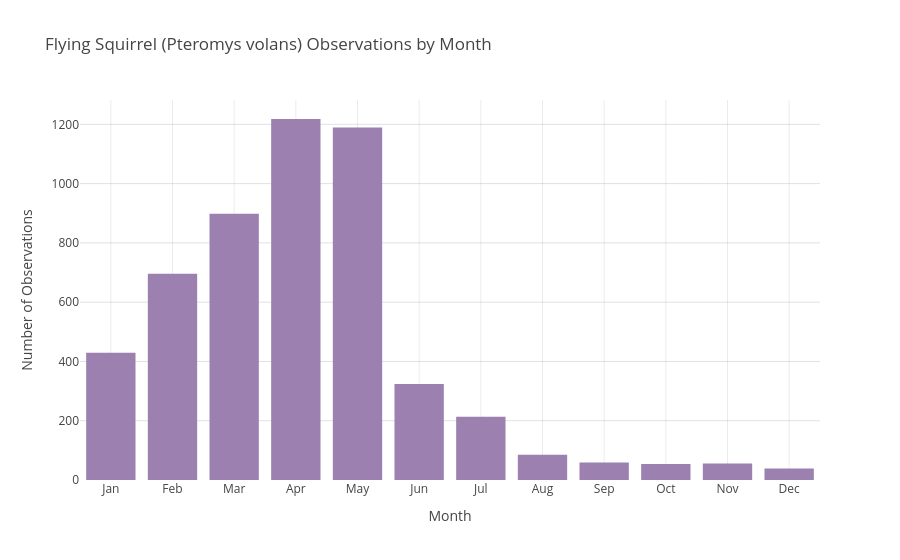

Notebook code for this chart:
### Code cell
# Convert 'formatted_date_time' to datetime, coercing errors to NaT
flying_squirrels_2000['formatted_date_time'] = pd.to_datetime(
    flying_squirrels_2000['formatted_date_time'], errors='coerce'
)

# Check how many datetime conversions failed
num_invalid_dates = flying_squirrels_2000['formatted_date_time'].isna().sum()
print(f"Number of invalid dates: {num_invalid_dates}")

# Create 'month_name' column with abbreviated month names
flying_squirrels_2000['month_name'] = flying_squirrels_2000['formatted_date_time'].dt.strftime('%b')

# Create an interactive histogram showing observations by month with ordered categories
fig = px.histogram(
    flying_squirrels_2000,
    x='month_name',
    category_orders={
        "month_name": ['Jan', 'Feb', 'Mar', 'Apr', 'May', 'Jun',
                       'Jul', 'Aug', 'Sep', 'Oct', 'Nov', 'Dec']
    },
    title='Flying Squirrel (Pteromys volans) Observations by Month',
    labels={'month_name': 'Month', 'count': 'Number of Observations'},
    color_discrete_sequence=['#9b80b0'],
    nbins=12
)

# Update layout for better visuals
fig.update_layout(
    plot_bgcolor="white",
    paper_bgcolor="white",
    xaxis_title="Month",
    yaxis_title="Number of Observations",
    bargap=0.2,
    font=dict(color="#444444"),
        xaxis=dict(
        showgrid=True,
        gridcolor="rgba(0,0,0,0.08)"
    ),
    yaxis=dict(
        showgrid=True,
        gridcolor="rgba(0,0,0,0.12)"
        
    )
)

fig.update_traces(
    hovertemplate=
    "Month: %{x}<br>" +
    "Observations: %{y}<extra></extra>"
)
# Show the figure
fig.show()

fig.write_html("flying_squirrels_noncarto.html")

### Figure 1 — Plotly figure (JSON) as saved in the notebook; plotly's stock layout.template omitted (floating-point values rounded to 4 significant figures; data arrays with more than 128 entries replaced by an {"elided": "..."} marker saying what was removed)
{"data": [{"bingroup": "x", "hovertemplate": "Month: %{x}<br>Observations: %{y}<extra></extra>", "legendgroup": "", "marker": {"color": "#9b80b0", "pattern": {"shape": ""}}, "name": "", "nbinsx": 12, "orientation": "v", "showlegend": false, "type": "histogram", "x": {"elided": "8735 str values"}, "xaxis": "x", "yaxis": "y"}], "layout": {"bargap": 0.2, "barmode": "relative", "font": {"color": "#444444"}, "legend": {"tracegroupgap": 0}, "paper_bgcolor": "white", "plot_bgcolor": "white", "title": {"text": "Flying Squirrel (Pteromys volans) Observations by Month"}, "xaxis": {"anchor": "y", "categoryarray": ["Jan", "Feb", "Mar", "Apr", "May", "Jun", "Jul", "Aug", "Sep", "Oct", "Nov", "Dec"], "categoryorder": "array", "domain": [0, 1], "gridcolor": "rgba(0,0,0,0.08)", "showgrid": true, "title": {"text": "Month"}}, "yaxis": {"anchor": "x", "domain": [0, 1], "gridcolor": "rgba(0,0,0,0.12)", "showgrid": true, "title": {"text": "Number of Observations"}}}}
